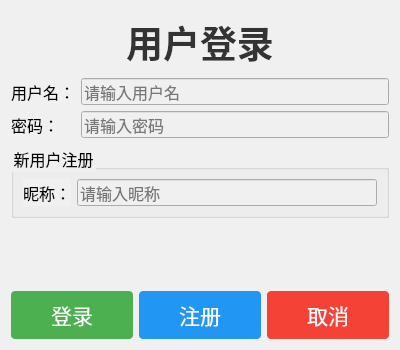
<?xml version="1.0" encoding="UTF-8"?>
<ui version="4.0">
 <class>LoginDialog</class>
 <widget class="QDialog" name="LoginDialog">
  <property name="geometry">
   <rect>
    <x>0</x>
    <y>0</y>
    <width>400</width>
    <height>350</height>
   </rect>
  </property>
  <property name="windowTitle">
   <string>用户登录</string>
  </property>
  <property name="styleSheet">
   <string notr="true">background-color: #f0f0f0;</string>
  </property>
  <layout class="QVBoxLayout" name="verticalLayout">
   <item>
    <widget class="QLabel" name="labelTitle">
     <property name="font">
      <font>
       <family>Arial Unicode MS</family>
       <pointsize>28</pointsize>
       <bold>true</bold>
      </font>
     </property>
     <property name="styleSheet">
      <string notr="true">color: #333333;</string>
     </property>
     <property name="text">
      <string>用户登录</string>
     </property>
     <property name="alignment">
      <set>Qt::AlignCenter</set>
     </property>
    </widget>
   </item>
   <item>
    <layout class="QFormLayout" name="formLayout">
     <item row="0" column="0">
      <widget class="QLabel" name="labelUsername">
       <property name="font">
        <font>
         <family>Arial</family>
         <pointsize>12</pointsize>
        </font>
       </property>
       <property name="text">
        <string>用户名：</string>
       </property>
      </widget>
     </item>
     <item row="0" column="1">
      <widget class="QLineEdit" name="lineEditUsername">
       <property name="font">
        <font>
         <family>Arial</family>
         <pointsize>12</pointsize>
        </font>
       </property>
       <property name="placeholderText">
        <string>请输入用户名</string>
       </property>
      </widget>
     </item>
     <item row="1" column="0">
      <widget class="QLabel" name="labelPassword">
       <property name="font">
        <font>
         <family>Arial</family>
         <pointsize>12</pointsize>
        </font>
       </property>
       <property name="text">
        <string>密码：</string>
       </property>
      </widget>
     </item>
     <item row="1" column="1">
      <widget class="QLineEdit" name="lineEditPassword">
       <property name="font">
        <font>
         <family>Arial</family>
         <pointsize>12</pointsize>
        </font>
       </property>
       <property name="echoMode">
        <enum>QLineEdit::Password</enum>
       </property>
       <property name="placeholderText">
        <string>请输入密码</string>
       </property>
      </widget>
     </item>
    </layout>
   </item>
   <item>
    <widget class="QGroupBox" name="groupBoxRegister">
     <property name="font">
      <font>
       <family>Arial</family>
       <pointsize>12</pointsize>
      </font>
     </property>
     <property name="title">
      <string>新用户注册</string>
     </property>
     <layout class="QFormLayout" name="formLayout_2">
      <item row="0" column="0">
       <widget class="QLabel" name="labelNickname">
        <property name="font">
         <font>
          <family>Arial</family>
          <pointsize>12</pointsize>
         </font>
        </property>
        <property name="text">
         <string>昵称：</string>
        </property>
       </widget>
      </item>
      <item row="0" column="1">
       <widget class="QLineEdit" name="lineEditNickname">
        <property name="font">
         <font>
          <family>Arial</family>
          <pointsize>12</pointsize>
         </font>
        </property>
        <property name="placeholderText">
         <string>请输入昵称</string>
        </property>
       </widget>
      </item>
     </layout>
    </widget>
   </item>
   <item>
    <widget class="QLabel" name="labelMessage">
     <property name="font">
      <font>
       <family>Arial</family>
       <pointsize>10</pointsize>
      </font>
     </property>
     <property name="styleSheet">
      <string notr="string">color: red;</string>
     </property>
     <property name="text">
      <string/>
     </property>
     <property name="alignment">
      <set>Qt::AlignCenter</set>
     </property>
     <property name="wordWrap">
      <bool>true</bool>
     </property>
    </widget>
   </item>
   <item>
    <layout class="QHBoxLayout" name="horizontalLayout">
     <item>
      <widget class="QPushButton" name="btnLogin">
       <property name="font">
        <font>
         <family>Arial Unicode MS</family>
         <pointsize>16</pointsize>
        </font>
       </property>
       <property name="styleSheet">
        <string notr="true">background-color: #4CAF50; color: white; border: none; padding: 8px; border-radius: 4px;</string>
       </property>
       <property name="text">
        <string>登录</string>
       </property>
       <property name="default">
        <bool>true</bool>
       </property>
      </widget>
     </item>
     <item>
      <widget class="QPushButton" name="btnRegister">
       <property name="font">
        <font>
         <family>Arial Unicode MS</family>
         <pointsize>16</pointsize>
        </font>
       </property>
       <property name="styleSheet">
        <string notr="true">background-color: #2196F3; color: white; border: none; padding: 8px; border-radius: 4px;</string>
       </property>
       <property name="text">
        <string>注册</string>
       </property>
      </widget>
     </item>
     <item>
      <widget class="QPushButton" name="btnCancel">
       <property name="font">
        <font>
         <family>Arial Unicode MS</family>
         <pointsize>16</pointsize>
        </font>
       </property>
       <property name="styleSheet">
        <string notr="true">background-color: #f44336; color: white; border: none; padding: 8px; border-radius: 4px;</string>
       </property>
       <property name="text">
        <string>取消</string>
       </property>
      </widget>
     </item>
    </layout>
   </item>
  </layout>
 </widget>
 <resources/>
 <connections/>
</ui>
